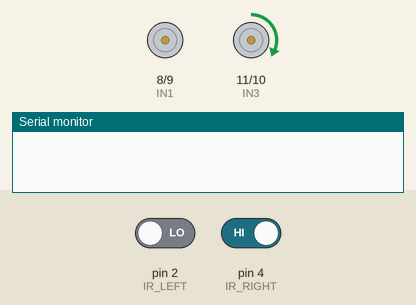
The sketch below on a simulated Arduino Uno, built with avr-gcc and run on an emulated ATmega328P. Parts: motor-driver pin pairs drawn as motors (green arrow = first pin HIGH = forward, orange = second pin HIGH = backward, longer = more drive, scaled by the enable pin), the last lines printed to the serial monitor. The inputs (shaded band) are chosen by the test bench; at power-on: pin 2 (IR_LEFT) LOW, pin 4 (IR_RIGHT) HIGH.

Above: at 3.2 s.
3.3 s: pin 2 (IR_LEFT) driven HIGH
At 3.7 s:
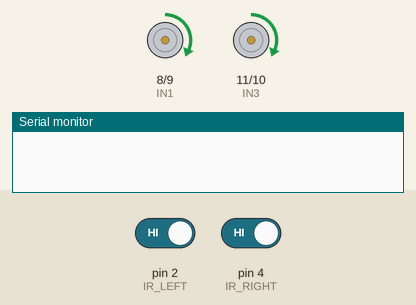
4.8 s: pin 4 (IR_RIGHT) driven LOW
At 6.0 s:
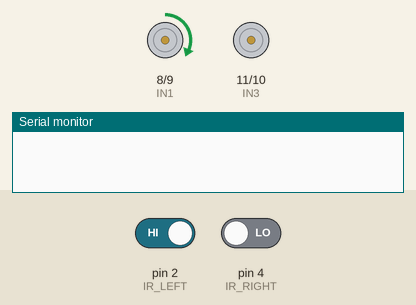
6.3 s: pin 2 (IR_LEFT) driven LOW
At 7.1 s:
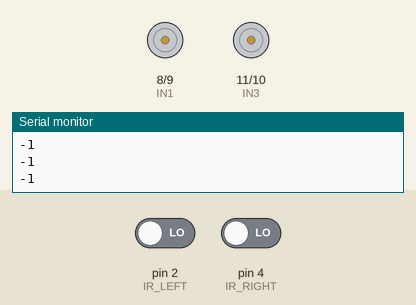
Timing chart, 0 to 9.3 s (numbered marks = the images above; inputs shaded):
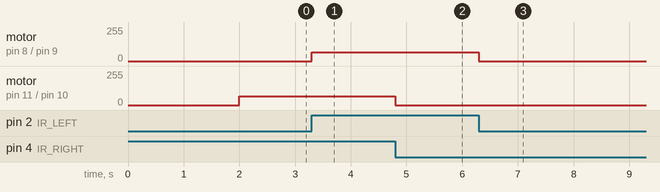

The sketch:

line_following_robot.ino
```cpp
#define IR_LEFT  2
#define IR_RIGHT 4

#define ENA 5
#define IN1 8
#define IN2 9

#define ENB 6
#define IN3 11
#define IN4 10

#define BASE_SPEED   65
#define TURN_SPEED   55
#define STOP_DELAY   200

#define ON_LINE  1
#define OFF_LINE 0

void setup() {
  pinMode(IR_LEFT,  INPUT);
  pinMode(IR_RIGHT, INPUT);

  pinMode(ENA, OUTPUT);
  pinMode(IN1, OUTPUT);
  pinMode(IN2, OUTPUT);

  pinMode(ENB, OUTPUT);
  pinMode(IN3, OUTPUT);
  pinMode(IN4, OUTPUT);

  Serial.begin(9600);
  stopMotors();
  delay(2000);
}

void loop() {
  int leftSensor  = digitalRead(IR_LEFT);
  int rightSensor = digitalRead(IR_RIGHT);

  if (leftSensor == ON_LINE && rightSensor == ON_LINE) {

    moveForward(BASE_SPEED);

  } else if (leftSensor == ON_LINE && rightSensor == OFF_LINE) {
    turnLeft();

  } else if (leftSensor == OFF_LINE && rightSensor == ON_LINE) {
    turnRight();

  } else {
    stopMotors();
    Serial.println( --leftSensor);
    Serial.println( --rightSensor);  }
}
void moveForward(int speed) {

  digitalWrite(IN1, HIGH);
  digitalWrite(IN2, LOW);
  analogWrite(ENA, speed);

  digitalWrite(IN3, HIGH);
  digitalWrite(IN4, LOW);
  analogWrite(ENB, speed);
}

void turnLeft() {

  digitalWrite(IN1, HIGH);
  digitalWrite(IN2, LOW);
  analogWrite(ENA, BASE_SPEED);

  digitalWrite(IN3, LOW);
  digitalWrite(IN4, LOW);
  analogWrite(ENB, 0);
}

void turnRight() {

  digitalWrite(IN1, LOW);
  digitalWrite(IN2, LOW);
  analogWrite(ENA, 0);

  digitalWrite(IN3, HIGH);
  digitalWrite(IN4, LOW);
  analogWrite(ENB, BASE_SPEED);
}

void stopMotors() {
  digitalWrite(IN1, LOW);
  digitalWrite(IN2, LOW);
  analogWrite(ENA, 0);

  digitalWrite(IN3, LOW);
  digitalWrite(IN4, LOW);
  analogWrite(ENB, 0);
}

void reverse() {

  digitalWrite(IN1, LOW);
  digitalWrite(IN2, HIGH);
  analogWrite(ENA, TURN_SPEED);

  digitalWrite(IN3, LOW);
  digitalWrite(IN4, HIGH);
  analogWrite(ENB, TURN_SPEED);
}
```

Measured:
- after the input at 3.3 s, motor on pin 8 (IN1) / pin 9 (IN2): stopped → forward 65/255 at once
- after the input at 4.8 s, motor on pin 11 (IN3) / pin 10 (IN4): forward 65/255 → stopped at once
- after the input at 6.3 s, motor on pin 8 (IN1) / pin 9 (IN2): forward 65/255 → stopped at once
